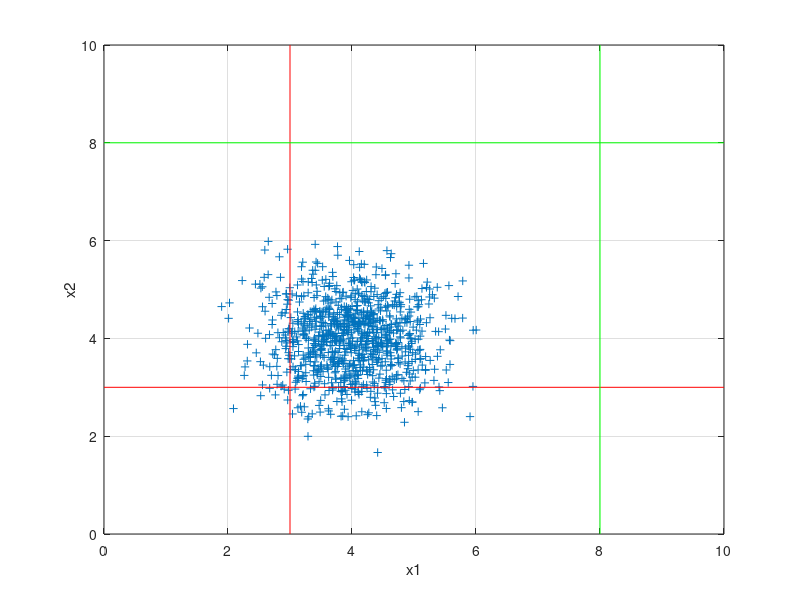

The MATLAB source for this figure: (Note: this script raises an error after producing the figure.)
% Study the 2D conformance problem
clear all
clc
close all
% Exact Solution:
%   Exact:  F(b1,b2) - F(a1,b2,) - F(b1,a2) +F(a1,a2)
% Amir:
%   LB:     F(b1,b2) - {F(a1,b2,) + F(b1,a2)}
%   UB:     F(b1,b2) - MAX {F(a1,b2,), F(b1,a2)}


A = [3 3]
B = [8 8]
L = -10
mu1 = 4
mu2 = 4;
alpha1 = 0;
alpha2 = 0;
sigma11 = 0.7;
sigma22 = 0.7;
sigma12 = 0.0;
sigma21 = 0.0;
MU = [mu1 mu2];
ALPHA = [alpha1 alpha2];
SIGMA = [sigma11^2 sigma12^2; sigma21^2 sigma22^2]

r = mvnrnd(MU,SIGMA,1000);
figure;
plot(r(:,1),r(:,2),'+')
grid on
axis([0 10 0 10])
line([A(1) A(1)],[0 10],'color',[1 0 0])
line([0 10],[A(2) A(2)],'color',[1 0 0])
line([B(1) B(1)],[0 10],'color',[0 1 0])
line([0 10],[B(2) B(2)],'color',[0 1 0])
xlabel('x1')
ylabel('x2')

% Define bivariate skew normal function
fun2d = @(X,Y) dmsn_quad2d(X,Y,MU,SIGMA,ALPHA)

% Integrate bivariate skew normal distribtuin between limits
Fb1b2 = quad2d(fun2d,L,B(1),L,B(2));
Fa1b2 = quad2d(fun2d,L,A(1),L,B(2));
Fb1a2 = quad2d(fun2d,L,B(1),L,A(2));
Fa1a2 = quad2d(fun2d,L,A(1),L,A(2));
Conform = Fb1b2 - Fa1b2 - Fb1a2 + Fa1a2

check = mvncdf([A(1) A(2)],[B(1) B(2)],MU,SIGMA)

LB = Fb1b2 - (Fa1b2 + Fb1a2)
if LB < 0
    LB = 0
end
UB = Fb1b2 - max([Fa1b2,Fb1a2]);

s1 = struct('Fb1b2',Fb1b2,'Fa1b2',Fa1b2,'Fb1a2',Fb1a2,'Fa1a2',Fa1a2,...
    'Conform',Conform)

figure;
pdf1 = dsn([0:0.1:10],mu1,sigma11,alpha1);
pdf2 = dsn([0:0.1:10],mu2,sigma22,alpha2);
subplot(1,2,1)
plot([0:0.1:10],pdf1,'.-')
line([3 3], [0 0.4])
line([7 7], [0 0.4])
grid on
subplot(1,2,2)
plot([0:0.1:10],pdf2,'.-')
line([3 3], [0 0.4])
line([7 7], [0 0.4])
grid on

figure;
plot(LB,0,'g.','MarkerSize',30); hold on
plot(UB,0,'r.','MarkerSize',30); hold on
plot(Conform,0,'b.','MarkerSize',30); grid on


mean1 = mu1+sigma11*(alpha1/sqrt(1+alpha1^2))*(sqrt(2/pi))
